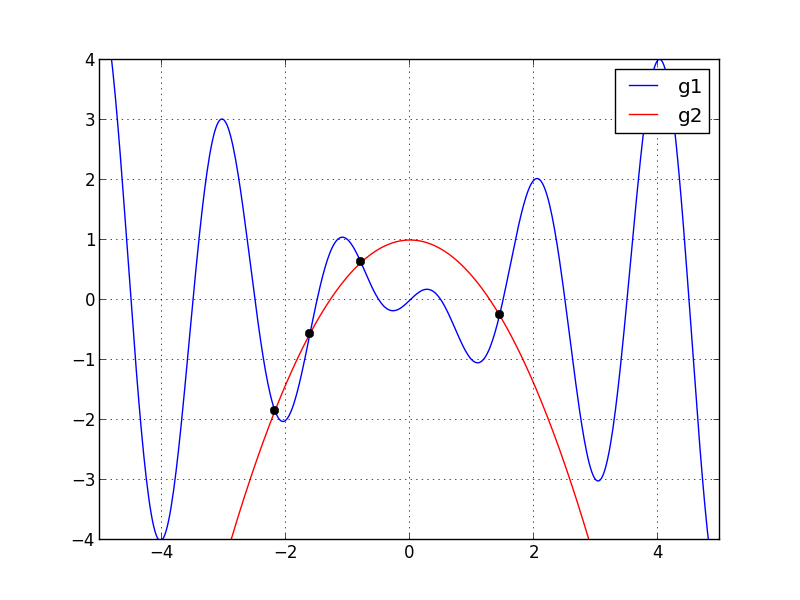

Write the Python code that produced this figure.
"""
Script to solve the intersections problem.
"""

from newton import solve
from numpy import linspace, pi, cos, sin, abs, where
import matplotlib.pyplot as plt

def g1vals(x):
    g1 =  x*cos(pi*x)
    g1p =  cos(pi*x) - x*pi*sin(pi*x)
    return g1, g1p

def g2vals(x):
    g2 = 1. - 0.6*x**2
    g2p = -1.2*x
    return g2, g2p


def fvals(x):
    g1,g1p = g1vals(x)
    g2,g2p = g2vals(x)
    f = g1 - g2
    fp = g1p - g2p
    return f, fp

xx = linspace(-10,10,1000)
g1xx, g1pxx = g1vals(xx)
g2xx, g2pxx = g2vals(xx)

plt.figure(1)
plt.clf()
plt.plot(xx, g1xx, 'b')
plt.plot(xx, g2xx, 'r')
plt.legend(['g1','g2'])

plt.figure(2)
plt.clf()
fxx, fpxx = fvals(xx)
plt.plot(xx, fxx, 'b')
plt.plot(xx, 0*xx, 'k')  # x-axis
plt.title("plot of f(x) = g2(x) - g1(x)")

plt.figure(1)
for x0 in [-2.2, -1.6, -0.8, 1.45]:

    x,iters = solve(fvals, x0)
    print "\nWith initial guess x0 = %22.15e," % x0
    print "      solve returns x = %22.15e after %i iterations " % (x,iters)
    g1x,g1px = g1vals(x)
    fx,fpx = fvals(x)
    print "    f(x) = %22.15e" % fx
    plt.plot(x,g1x,'ko')

plt.axis((-5,5,-4,4))
plt.savefig('intersections.png')